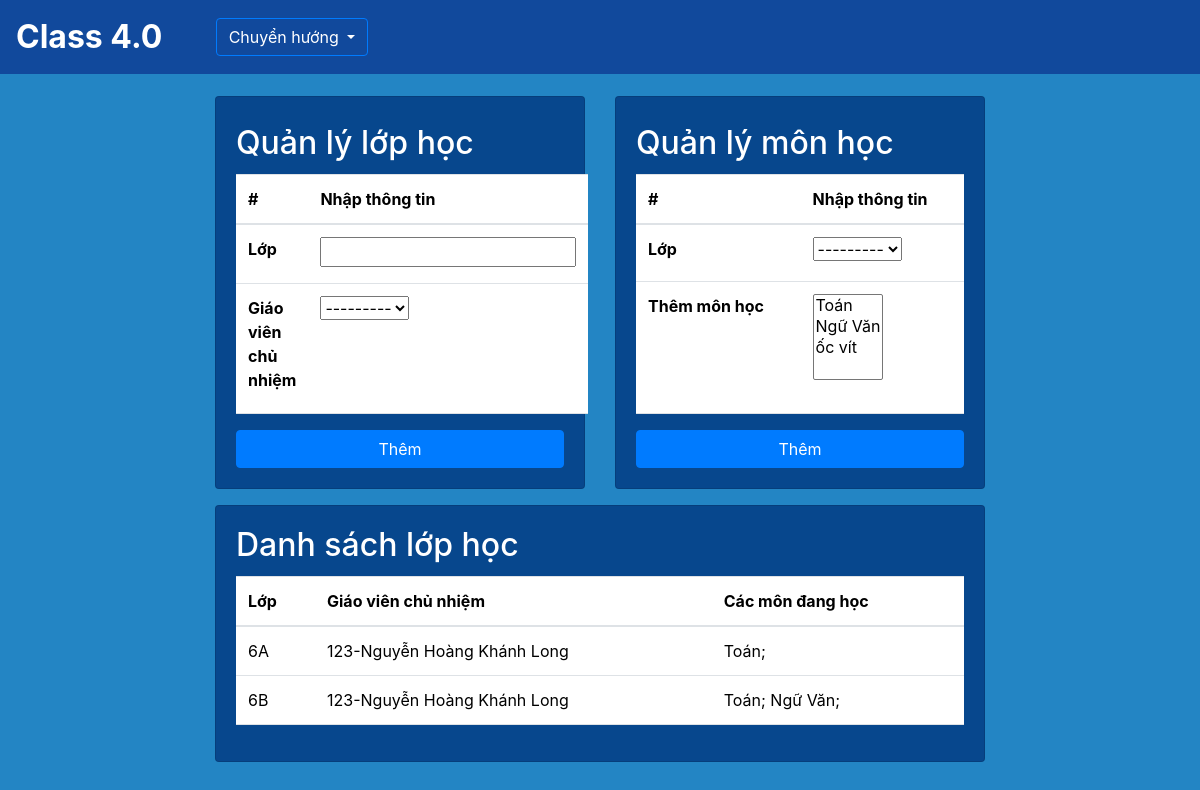
/school/classrooms/, run on an earlier commit of the app's database.
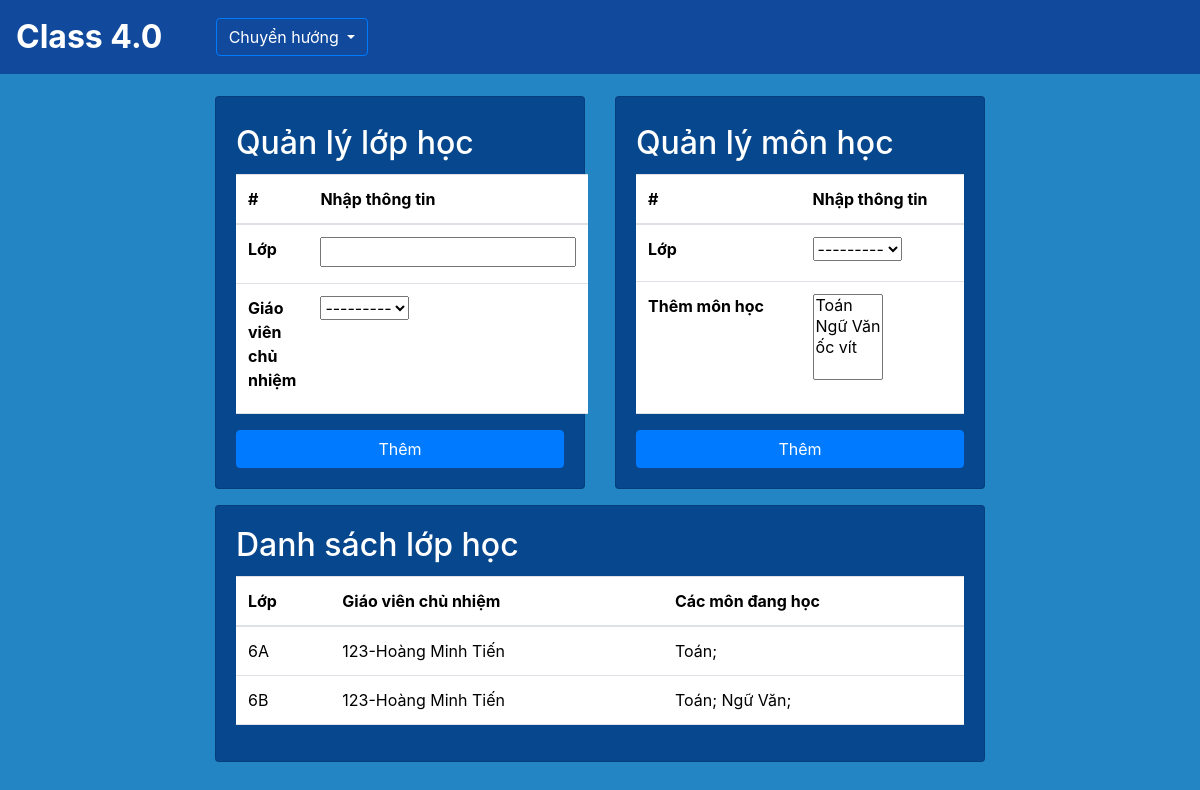
And on a later commit of the database.
### SM/models.py (models this page shows)
class Classroom(models.Model):
    name = models.CharField(primary_key=True,max_length=10)
    manager = models.ForeignKey('app_User.Teacher', on_delete=models.CASCADE,related_name='classroom') # 1 lớp chỉ có 1 giáo viên và ngược lại
    def __str__(self):
        return self.name

### app_User/models.py (models this page shows, shortened)
class Teacher(AbstractBaseUser,PermissionsMixin):
    email = models.EmailField(blank = True, default="",unique=True)
    id = models.CharField(max_length=10, unique=True,primary_key=True)
    last_name = models.CharField(max_length = 100,blank =True, default="")
    first_name = models.CharField(max_length = 100,blank =True, default="")
    is_active = models.BooleanField(default=True)
    is_superuser = models.BooleanField(default=False)
    is_staff = models.BooleanField(default=False)
    date_joined = models.DateTimeField(default = timezone.now)
    last_login = models.DateTimeField(default = timezone.now)
    objects = TeacherManager()
    USERNAME_FIELD = 'email'
    EMAIL_FIELD = 'email'
    REQUIRED_FIELDS = ['id'] #id
    class Meta:
        verbose_name = 'Teacher_User'
        verbose_name_plural = 'Teacher_Users'
    def __str__(self):
        return self.id

### SM/views.py (the view)
# urls.py: path('classrooms/', views.add_and_set_classroom, name='smclassroom'),
def add_and_set_classroom(request):
    classrooms = Classroom.objects.all()
    if request.method == 'POST':
        form_Classroom = ClassroomForm(request.POST)
        form_Subject = ClassoomSubjectForm(request.POST)
        if form_Classroom.is_valid():
            action = request.POST.get('action')
            if action == 'addclassroom':
                form_Classroom.save()
                messages.success(request, 'Thêm lớp học thành công!')
                return HttpResponseRedirect(request.path_info)
        elif form_Subject.is_valid():
            action = request.POST.get('action')
            if action == 'setsubject':
                form_Subject.save()
                messages.success(request,'Thành Công')
                return HttpResponseRedirect(request.path_info)
    else:
        form_Classroom = ClassroomForm()
        form_Subject = ClassoomSubjectForm()
    context = {
        'classroom':classrooms,
        'classroomForm': form_Classroom,
        'subjectsForm':form_Subject
    }
    return render(request, 'classrooms.html',context)

### SM/forms.py
class ClassroomForm(forms.ModelForm):
    class Meta:
        model = Classroom
        fields = '__all__'

class ClassoomSubjectForm(forms.ModelForm):
    class Meta:
        model = ClassroomSubject
        fields = '__all__'
        filter_horizontal = ['subject']

### SM/models.py (called while the page is built)
    def __str__(self):
        return self.name

### SM/templates/classrooms.html (shortened to what the changed rows need)
{% extends "base.html" %}
{% load static %}
{% block content %}
<div class="row" style="margin-top: 6rem">
    <div class="col-8">
        <div class=row>
            <div class="col-6">
                <div class="card" style="background-color: #07478D">
                    <div class="card-body">
                        <h2 class="card-title text-white" style="margin-top: 2%;">Quản lý lớp học</h2>
                        <form method="POST">
                            <table class="table" style="height:15rem">
                                <thead>
                                <tr>
                                    <th scope="col">#</th>
                                    <th scope="col">Nhập thông tin</th>
                                </tr>
                                </thead>
                                <tbody>
                                    <tr>
                                        <th scope="row">Lớp</th>
                                    </tr>
                                    <tr>
                                        <th scope="row">Giáo viên chủ nhiệm</th>
                                    </tr>
                                </tbody>
                            </table>
                        </form>
                    </div>
                </div>
            </div>
            <div class="col-6">
                <div class="card" style="background-color: #07478D">
                    <div class="card-body">
                        <h2 class="card-title text-white" style="margin-top: 2%;">Quản lý môn học</h2>
                        <form method="POST">
                            <table class="table" style="height:15rem">
                                <thead>
                                <tr>
                                    <th scope="col">#</th>
                                    <th scope="col">Nhập thông tin</th>
                                </tr>
                                </thead>
                                <tbody>
                                    <tr>
                                        <th scope="row">Lớp</th>
                                    </tr>
                                    <tr>
                                        <th scope="row">Thêm môn học</th>
                                    </tr>
                                </tbody>
                            </table>
                        </form>
                    </div>
                </div>
            </div>
        </div>
        <div class="card" style="background-color: #07478D; margin-top: 1rem">
            <div class="card-body">
                <h2 class="card-title text-white" style="margin-top: 0%;">Danh sách lớp học</h2>
                <form method="POST">
                    <table class="table">
                        <thead>
                        <tr>
                            <th scope="col">Lớp</th>
                            <th scope="col">Giáo viên chủ nhiệm</th>
                            <th scope="col">Các môn đang học</th>
                        </tr>
                        </thead>
                        <tbody>
                            {% for classroom in classroom %}
                                <tr>
                                    <td>{{classroom.name}}</td>
                                    <td>{{classroom.manager.id}}-{{classroom.manager.first_name}} {{classroom.manager.last_name}}</td>
                                    <td>
                                        {% for X in classroom.subjects.all %}
                                        {% for subject in X.subject.all %}
                                            {{subject.name}};
                                        {% endfor %}
                                        {% endfor %}
                                    </td>
                                </tr>
                            {% endfor %}
                        </tbody>
                    </table>
                </form>
            </div>
        </div>
    </div>
</div>
{% endblock content %}

What changed in the data, as far as the page shows it:
changed through a linked row, Classroom "6A": manager.first_name "Nguyễn Hoàng Khánh" → "Hoàng"; manager.last_name "Long" → "Minh Tiến"
changed through a linked row, Classroom "6B": manager.first_name "Nguyễn Hoàng Khánh" → "Hoàng"; manager.last_name "Long" → "Minh Tiến"
